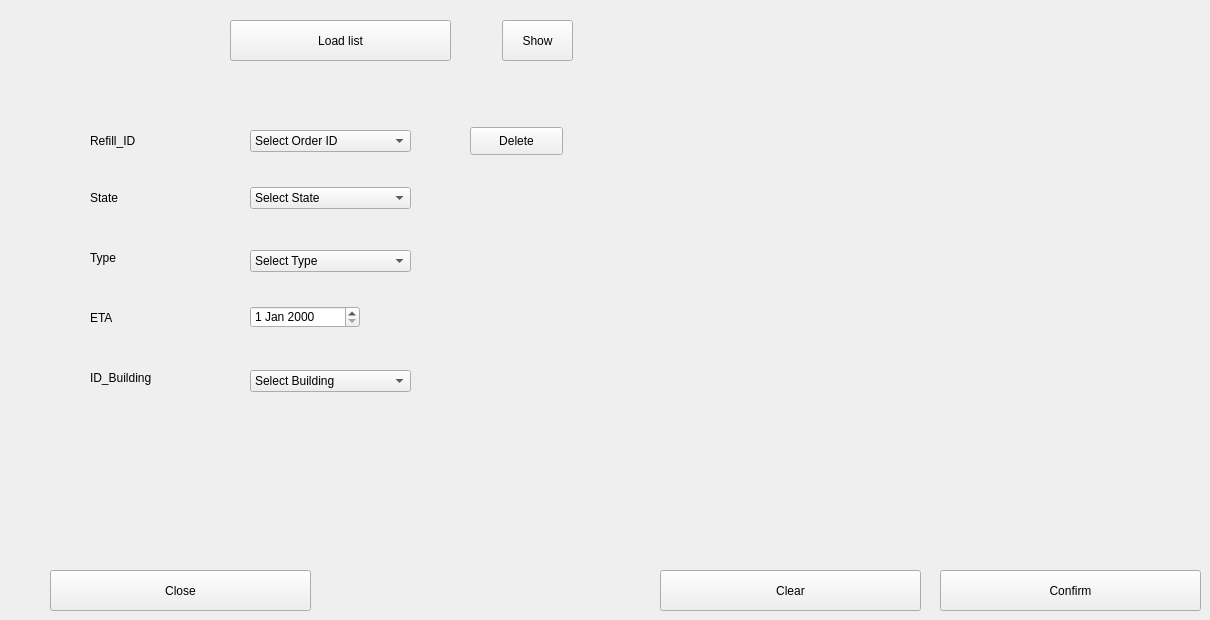
     <widget class="QWidget" name="Table_Refill_Order_Modify">
      <attribute name="title">
       <string>Modify</string>
      </attribute>
      <widget class="QComboBox" name="comboBox_Refill_modify_Select_state">
       <property name="geometry">
        <rect>
         <x>250</x>
         <y>187</y>
         <width>161</width>
         <height>22</height>
        </rect>
       </property>
       <item>
        <property name="text">
         <string>Select State</string>
        </property>
       </item>
       <item>
        <property name="text">
         <string>Ariana</string>
        </property>
       </item>
       <item>
        <property name="text">
         <string>Tunis</string>
        </property>
       </item>
       <item>
        <property name="text">
         <string>Bizerte</string>
        </property>
       </item>
       <item>
        <property name="text">
         <string>Ben Arous</string>
        </property>
       </item>
       <item>
        <property name="text">
         <string>Sfax</string>
        </property>
       </item>
       <item>
        <property name="text">
         <string>Sousse</string>
        </property>
       </item>
       <item>
        <property name="text">
         <string>Monastir</string>
        </property>
       </item>
       <item>
        <property name="text">
         <string>Tozeur</string>
        </property>
       </item>
       <item>
        <property name="text">
         <string>Gafsa</string>
        </property>
       </item>
       <item>
        <property name="text">
         <string>Kairaouen</string>
        </property>
       </item>
       <item>
        <property name="text">
         <string>Hammamet</string>
        </property>
       </item>
       <item>
        <property name="text">
         <string>Nabeul</string>
        </property>
       </item>
      </widget>
      <widget class="QComboBox" name="comboBox_Refill_Modify_Select_Building_2">
       <property name="geometry">
        <rect>
         <x>250</x>
         <y>370</y>
         <width>161</width>
         <height>22</height>
        </rect>
       </property>
       <item>
        <property name="text">
         <string>Select Building</string>
        </property>
       </item>
       <item>
        <property name="text">
         <string>26</string>
        </property>
       </item>
       <item>
        <property name="text">
         <string>25</string>
        </property>
       </item>
      </widget>
      <widget class="QLabel" name="label_Refill_Modify_select_ETA">
       <property name="geometry">
        <rect>
         <x>90</x>
         <y>310</y>
         <width>55</width>
         <height>16</height>
        </rect>
       </property>
       <property name="text">
        <string>ETA</string>
       </property>
      </widget>
      <widget class="QPushButton" name="pushButton_Modify_Refill_Submit">
       <property name="geometry">
        <rect>
         <x>940</x>
         <y>570</y>
         <width>261</width>
         <height>41</height>
        </rect>
       </property>
       <property name="text">
        <string>Confirm</string>
       </property>
      </widget>
      <widget class="QComboBox" name="comboBox_Refill_Modify_Select_Type">
       <property name="geometry">
        <rect>
         <x>250</x>
         <y>250</y>
         <width>161</width>
         <height>22</height>
        </rect>
       </property>
       <item>
        <property name="text">
         <string>Select Type</string>
        </property>
       </item>
       <item>
        <property name="text">
         <string>Casual</string>
        </property>
       </item>
       <item>
        <property name="text">
         <string>Express</string>
        </property>
       </item>
      </widget>
      <widget class="QLabel" name="label_Refill_Modify_select_building">
       <property name="geometry">
        <rect>
         <x>90</x>
         <y>370</y>
         <width>71</width>
         <height>16</height>
        </rect>
       </property>
       <property name="text">
        <string>ID_Building</string>
       </property>
      </widget>
      <widget class="QLabel" name="label_Refill_Modify_select_Type">
       <property name="geometry">
        <rect>
         <x>90</x>
         <y>250</y>
         <width>55</width>
         <height>16</height>
        </rect>
       </property>
       <property name="text">
        <string>Type</string>
       </property>
      </widget>
      <widget class="QLabel" name="label_Refill_Modify_select_state">
       <property name="geometry">
        <rect>
         <x>90</x>
         <y>190</y>
         <width>91</width>
         <height>16</height>
        </rect>
       </property>
       <property name="text">
        <string>State</string>
       </property>
      </widget>
      <widget class="QPushButton" name="pushButton_Modify_Refill_Clear_">
       <property name="geometry">
        <rect>
         <x>660</x>
         <y>570</y>
         <width>261</width>
         <height>41</height>
        </rect>
       </property>
       <property name="text">
        <string>Clear</string>
       </property>
      </widget>
      <widget class="QPushButton" name="pushButton_Modify_Refill_Close">
       <property name="geometry">
        <rect>
         <x>50</x>
         <y>570</y>
         <width>261</width>
         <height>41</height>
        </rect>
       </property>
       <property name="text">
        <string>Close</string>
       </property>
      </widget>
      <widget class="QLabel" name="label_Refill_Modify_add_ID">
       <property name="geometry">
        <rect>
         <x>90</x>
         <y>133</y>
         <width>101</width>
         <height>16</height>
        </rect>
       </property>
       <property name="text">
        <string>Refill_ID</string>
       </property>
      </widget>
      <widget class="QComboBox" name="comboBox_Refill_modify_Select_order_ID">
       <property name="geometry">
        <rect>
         <x>250</x>
         <y>130</y>
         <width>161</width>
         <height>22</height>
        </rect>
       </property>
       <item>
        <property name="text">
         <string>Select Order ID</string>
        </property>
       </item>
      </widget>
      <widget class="QPushButton" name="pushButton_Refill_Order_Modify_Delete">
       <property name="geometry">
        <rect>
         <x>470</x>
         <y>127</y>
         <width>93</width>
         <height>28</height>
        </rect>
       </property>
       <property name="text">
        <string>Delete</string>
       </property>
      </widget>
      <widget class="QPushButton" name="pushButton_Load_Refill_Modify">
       <property name="geometry">
        <rect>
         <x>230</x>
         <y>20</y>
         <width>221</width>
         <height>41</height>
        </rect>
       </property>
       <property name="text">
        <string>Load list</string>
       </property>
      </widget>
      <widget class="QPushButton" name="pushButton_Modify_Refill_Show">
       <property name="geometry">
        <rect>
         <x>502</x>
         <y>20</y>
         <width>71</width>
         <height>41</height>
        </rect>
       </property>
       <property name="text">
        <string>Show</string>
       </property>
      </widget>
      <widget class="QDateEdit" name="dateEdit_Modify_refill_order">
       <property name="geometry">
        <rect>
         <x>250</x>
         <y>306</y>
         <width>110</width>
         <height>22</height>
        </rect>
       </property>
      </widget>
     </widget>
